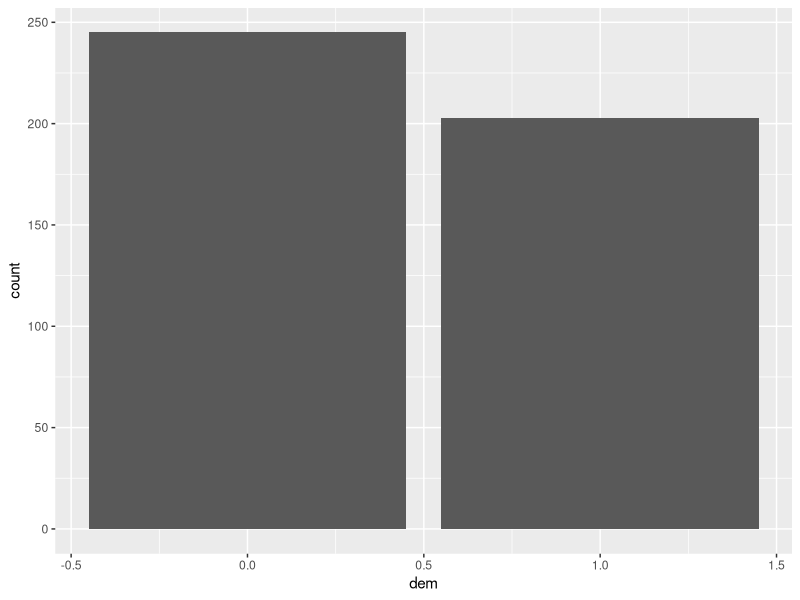
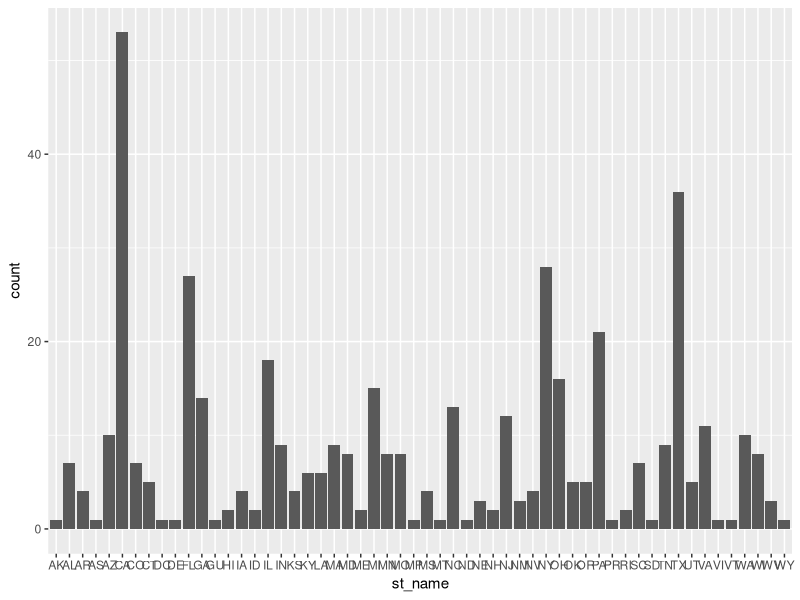
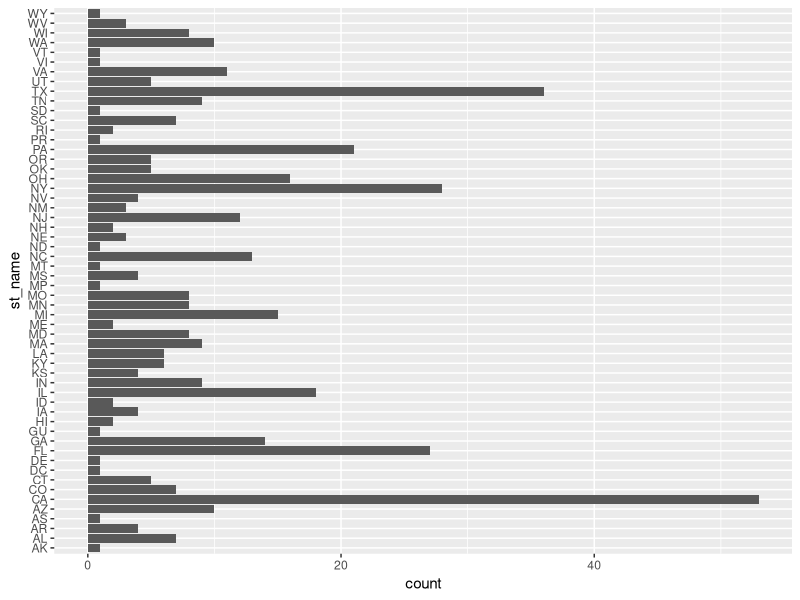
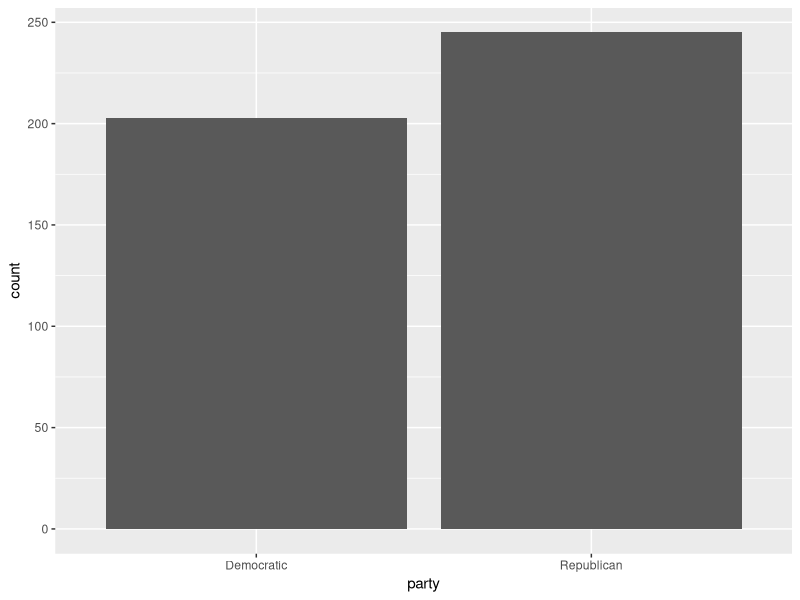
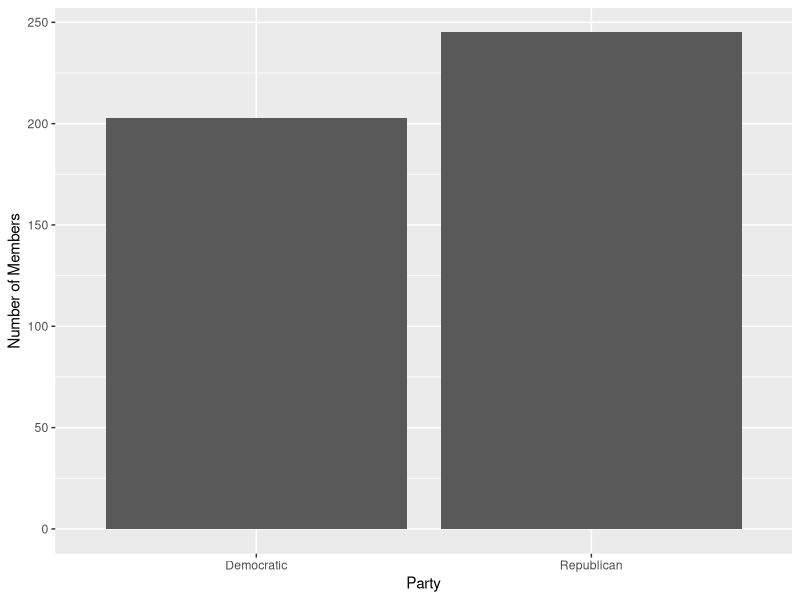
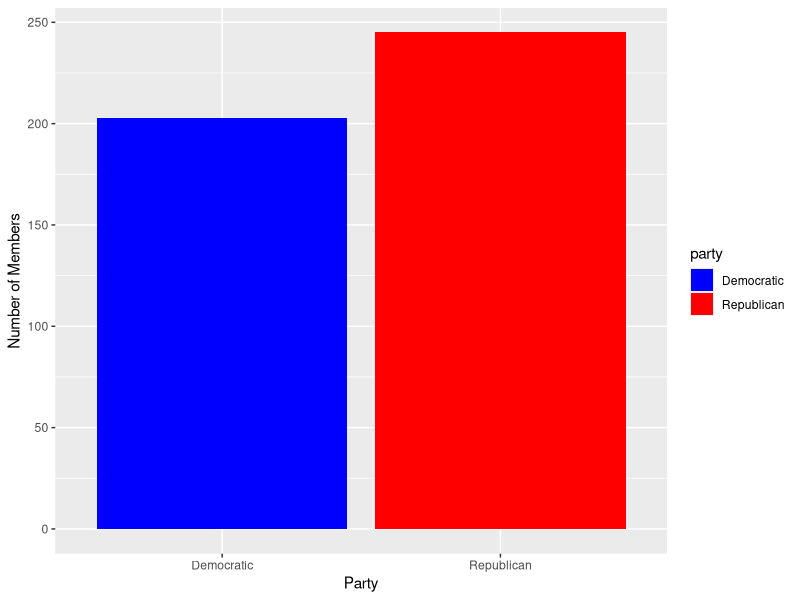
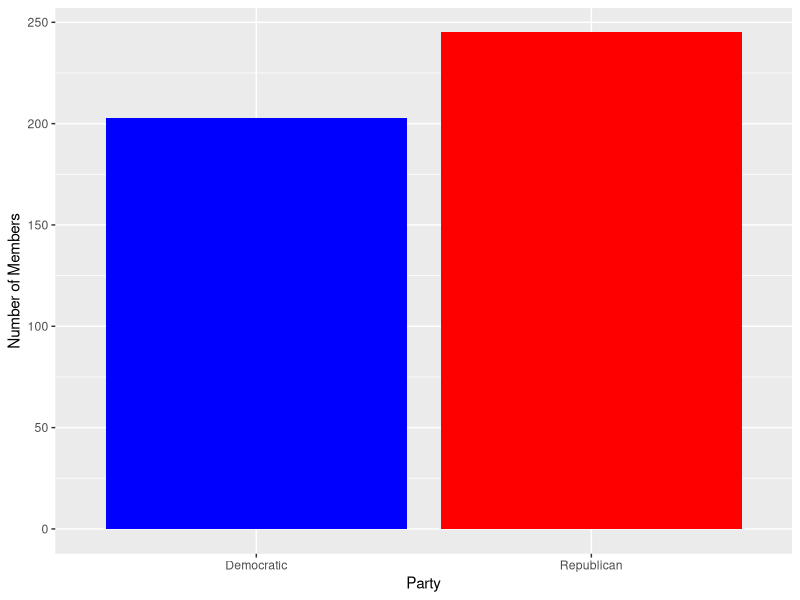
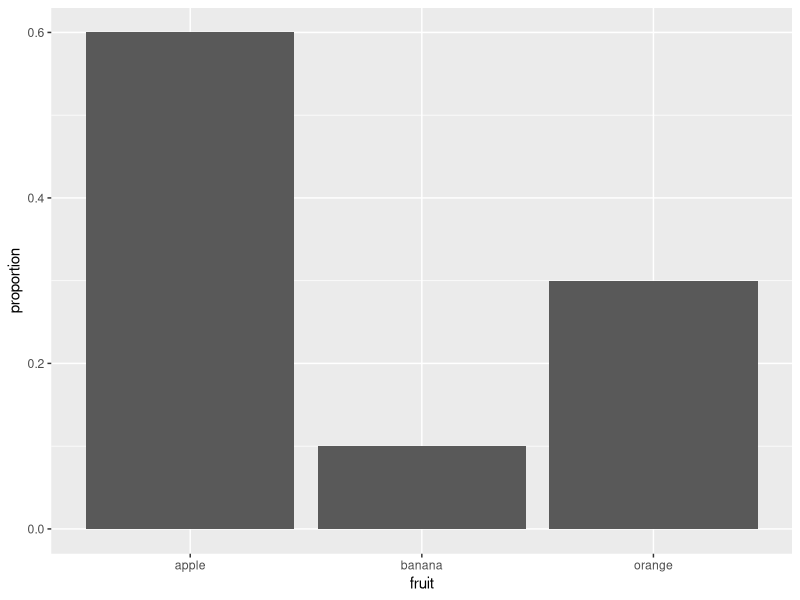

The R source for these figures, in order: (Note: this script raises an error after producing the figures.)
library(tidyverse)

cel<-read.csv("cel_volden_wiseman-_coursera.csv")

cel %>% filter(congress==115) %>%
  ggplot(aes(x=dem))+
  geom_bar()

# prove the bar plot is right by comparing with a frequency table
cel %>% filter(congress==115) %>% select(dem) %>% table()

# use st_name instead, so how counts of how many members of congress from each state
cel %>% filter(congress==115) %>%
  ggplot(aes(x=st_name))+
  geom_bar()

# flip the figure by seeting y aesthetic rather than x
cel %>% filter(congress==115) %>%
  ggplot(aes(y=st_name))+
  geom_bar()

# let's go back and recode the dem variable to be a categorical variable
cel$party<-recode(cel$dem, '1'="Democratic",'0'="Republican")

cel %>% filter(congress==115) %>%
  ggplot(aes(x=party))+
  geom_bar() 

# now we add some touches

# add axis labels
cel %>% filter(congress==115) %>%
  ggplot(aes(x=party))+
  geom_bar() +
  labs(x="Party", y="Number of Members")

# Mannually change the colors of the bars
cel %>% filter(congress==115) %>%
  ggplot(aes(x=party,fill=party))+
  geom_bar() +
  labs(x="Party", y="Number of Members") +
  scale_fill_manual(values = c("blue","red"))

# drop the legend
cel %>% filter(congress==115) %>%
  ggplot(aes(x=party,fill=party))+
  geom_bar() +
  labs(x="Party", y="Number of Members") +
  scale_fill_manual(values = c("blue","red")) +
  guides(fill=FALSE)

#### Making more barplots and manipulating more data in R

# Making a barplot of proportions

# a toy demonstration
## a bowl of fruit 
apple<-rep("apple",6)
orange<-rep("orange",3)
banana<-rep("banana",1)

# put together the fruits in a dataframe
# create a single columns with fruits
fruit_bowl=tibble("fruit"=c(apple,orange,banana))

### Let's calculate proportions instead

## create the table that counts fruits in a second column
fruit_bowl_summary<- fruit_bowl %>% 
  group_by(fruit) %>%
  summarize("count"=n())

fruit_bowl_summary

fruit_bowl_summary$proportion<-fruit_bowl_summary$count/sum(fruit_bowl_summary$count)

## add the add_bar, using "stat" to telll command to plot the exact value for proportion
ggplot(fruit_bowl_summary, aes(x=fruit, y=proportion)) + 
  geom_bar(stat="identity")


ggplot(fruit_bowl_summary, aes(x=fruit, y=proportion, fill=fruit)) + 
  geom_bar(stat="identity") + 
  scale_fill_manual(values=c("red","yellow","orange")) +
  guides(fill=FALSE) +
  labs(x="Fruits",y="Proportion of Fruits")

## more practice with barplots
cces$dem_rep<-recode(cces$pid7, '1'="Democrat", '2'="Democrat", '3'="Democrat", '4'="Independent",
                     '5'="Republican", '6'="Republican",'7'="Republican")

table(cces$dem_rep)

## stack bars
ggplot(cces, aes(x=region, fill=dem_rep)) +
  geom_bar()

## grouped bars
ggplot(cces, aes(x=region, fill=dem_rep)) +
  geom_bar(position="dodge")

## visual touches liek relabeling the axes
ggplot(cces, aes(x=region, fill=dem_rep)) +
  geom_bar(position="dodge") +
  labs(x="Region", y="Count")
